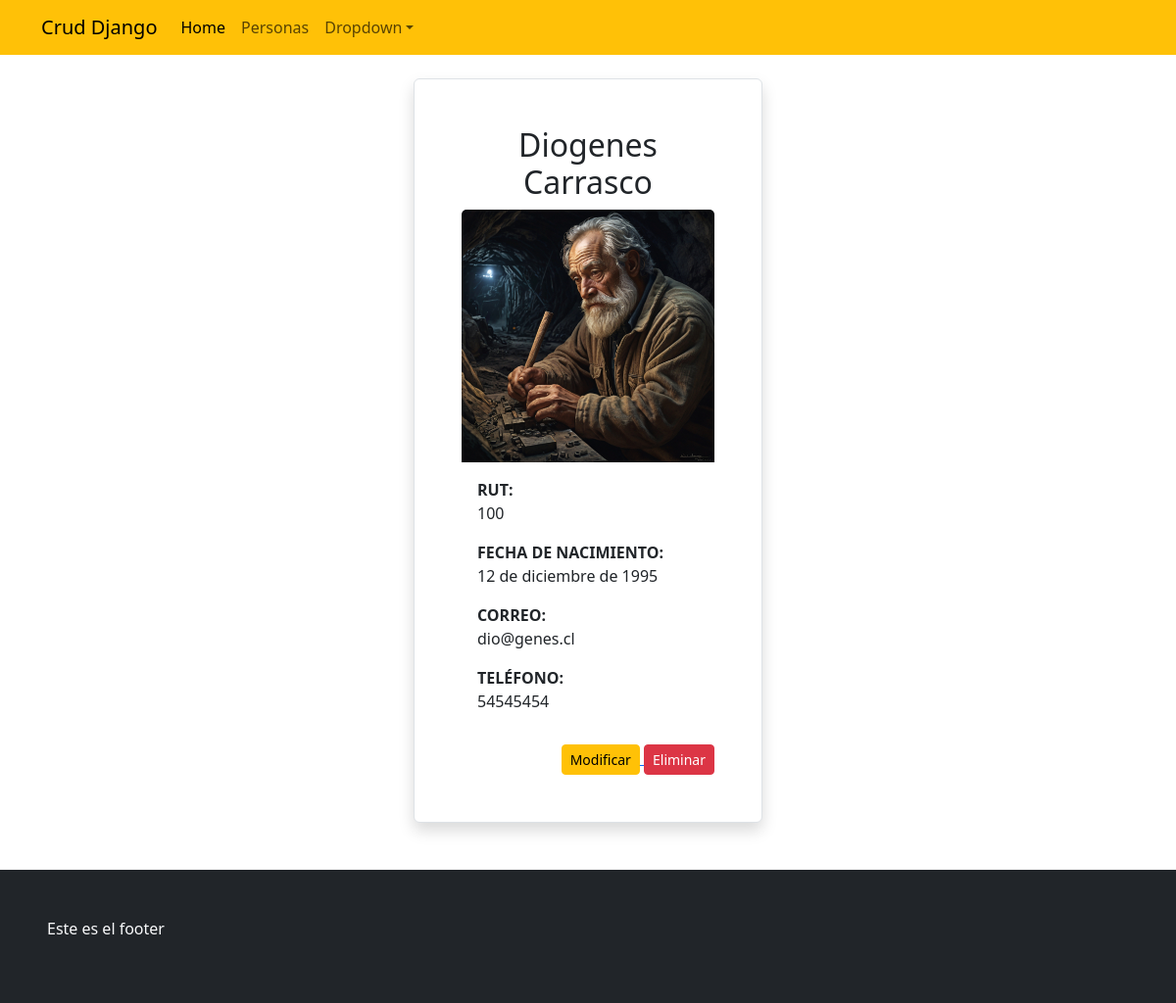
/detallepersona/100, run on the app's committed database.
### appcrud/models.py (models this page shows, shortened)
class Persona(models.Model):
    rut=models.CharField(max_length=10,primary_key=True, null=False)
    nombre=models.CharField(max_length=50,null=False)
    apellido=models.CharField(max_length=50, null=False)
    fecha_ncto=models.DateField(verbose_name='Fecha de Nacimiento',error_messages='ta malo')
    correo=models.EmailField(error_messages='coloca bien el correo...')
    telefono=models.IntegerField()
    imagen=models.ImageField(upload_to='personas',null=True)

### appcrud/views.py (the view)
# urls.py: path('detallepersona/<id>',detallepersona,name='detallepersona'),
def detallepersona(request,id):
     persona=get_object_or_404(Persona, rut=id)
     datos={
         "persona":persona
     }
     return render(request,'appcrud/detallepersona.html', datos)

### appcrud/templates/appcrud/detallepersona.html
{% extends "appcrud/base.html" %}
{% load static %}
{% block contenido %}
<div class="container">
    <div class='mt-4 mb-5'>
        <div class="row">
            <div class="col-sm-4"></div>
            <div class="col-sm-4">
                <div class="card p-5 border rounded shadow">
                    <h2 class="card-title text-center">{{persona.nombre}} {{persona.apellido}}</h2>
                        <img class="card-img-top" src="{{persona.imagen.url}}" alt="Card image">
                    <div class="card-body">
                        <p class="card-text"><span style="font-weight:bold">RUT: </span><br>{{persona.rut}}</p>
                        <p class="card-text"><span style="font-weight:bold">FECHA DE NACIMIENTO: </span><br>{{persona.fecha_ncto}}</p>
                        <p class="card-text"><span style="font-weight:bold">CORREO: </span><br>{{persona.correo}}</p>
                        <p class="card-text"><span style="font-weight:bold">TELÉFONO: </span><br>{{persona.telefono}}</p>
                    </div>
                    <div class="mt-3 d-flex justify-content-end">
                        <a href="{% url 'modificarpersona' persona.rut %}"><input type="button" value="Modificar" class="btn btn-warning btn-sm">&nbsp;</a>
                        <a href="{% url 'eliminarpersona' persona.rut %}"><input type="button" value="Eliminar" class="btn btn-danger btn-sm"> </a>
                    </div>
                </div>
            </div>
            <div class="col-sm-4"></div>
        </div>
    </div>
</div>
{% endblock contenido %}

### data on the page
Persona: nombre "Diogenes", apellido "Carrasco", imagen (picture), rut "100", fecha_ncto "12 de diciembre de 1995", correo "dio@genes.cl", telefono "54545454"
